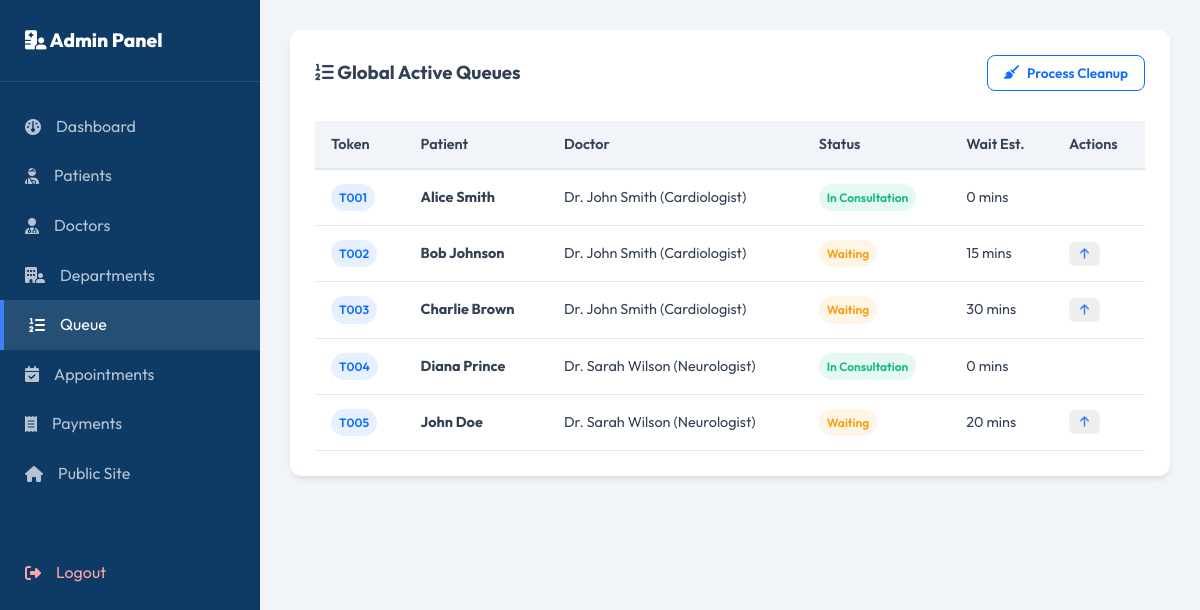
The page /admin/queue (signed in) on the database its author committed.
### models.py (models this page shows, shortened)
class QueueEntry(db.Model):
    __tablename__ = 'queue_entries'
    id = db.Column(db.Integer, primary_key=True)
    patient_id = db.Column(db.Integer, db.ForeignKey('users.id', ondelete='CASCADE'), nullable=False)
    doctor_id = db.Column(db.Integer, db.ForeignKey('users.id', ondelete='CASCADE'), nullable=False)
    appointment_id = db.Column(db.Integer, db.ForeignKey('appointments.id', ondelete='SET NULL'), nullable=True)
    position = db.Column(db.Integer, nullable=False)
    status = db.Column(db.String(20), default="waiting")  # 'waiting', 'in_consultation', 'completed', 'skipped'
    check_in_time = db.Column(db.DateTime, default=datetime.utcnow)
    predicted_wait_time = db.Column(db.Integer, default=0)  # in minutes
    patient = db.relationship('User', foreign_keys=[patient_id], backref=db.backref('queue_entries_as_patient', cascade='all, delete'))
    doctor = db.relationship('User', foreign_keys=[doctor_id], backref=db.backref('queue_entries_as_doctor', cascade='all, delete'))
    appointment = db.relationship('Appointment', backref=db.backref('queue_entry', uselist=False))

class User(UserMixin, db.Model):
    __tablename__ = 'users'
    id = db.Column(db.Integer, primary_key=True)
    username = db.Column(db.String(80), unique=True, nullable=False)
    email = db.Column(db.String(120), unique=True, nullable=False)
    password_hash = db.Column(db.String(256), nullable=False)
    role = db.Column(db.String(20), nullable=False)  # 'patient', 'doctor', 'admin'
    name = db.Column(db.String(100), nullable=False)

class DoctorProfile(db.Model):
    __tablename__ = 'doctor_profiles'
    id = db.Column(db.Integer, primary_key=True)
    user_id = db.Column(db.Integer, db.ForeignKey('users.id', ondelete='CASCADE'), nullable=False)
    hospital_id = db.Column(db.Integer, db.ForeignKey('hospitals.id', ondelete='SET NULL'), nullable=True)
    specialty = db.Column(db.String(100), nullable=False)
    experience = db.Column(db.Integer, default=5)
    consultation_fee = db.Column(db.Float, default=500.0)
    rating = db.Column(db.Float, default=5.0)
    latitude = db.Column(db.Float, nullable=True)
    longitude = db.Column(db.Float, nullable=True)
    room_number = db.Column(db.String(20), nullable=True)
    available_from = db.Column(db.String(5), default="09:00")
    available_to = db.Column(db.String(5), default="17:00")
    user = db.relationship('User', backref=db.backref('doctor_profile', uselist=False, cascade='all, delete-orphan'))

### routes/admin.py (the view)
    def decorated_function(*args, **kwargs):
        if not current_user.is_authenticated or current_user.role != 'admin':
            flash("Unauthorized access.", "danger")
            return redirect(url_for('dash.index'))
        return f(*args, **kwargs)

### routes/admin.py (called while the page is built)
def admin_required(f):
    def decorated_function(*args, **kwargs):
        if not current_user.is_authenticated or current_user.role != 'admin':
            flash("Unauthorized access.", "danger")
            return redirect(url_for('dash.index'))
        return f(*args, **kwargs)
    decorated_function.__name__ = f.__name__
    return decorated_function

@admin_bp.route('/queue')
@login_required
@admin_required
def queue():
    active_entries = QueueEntry.query.filter(QueueEntry.status.in_(['waiting', 'in_consultation'])).all()
    return render_template('admin/queue.html', active_entries=active_entries)

### templates/admin/queue.html (shortened to what this page needs)
{% extends 'admin/base.html' %}
{% block content %}
<div class="admin-card">
    <div style="display: flex; justify-content: space-between; align-items: center; margin-bottom: 20px;">
        <h3><i class="fa-solid fa-list-ol"></i> Global Active Queues</h3>
        <form action="{{ url_for('admin.clear_completed_queues') }}" method="POST">
            <button type="submit" class="btn btn-outline btn-sm"><i class="fa-solid fa-broom"></i> Process Cleanup</button>
        </form>
    </div>
    <div class="table-responsive">
        <table class="table">
            <thead>
                <tr>
                    <th>Token</th>
                    <th>Patient</th>
                    <th>Doctor</th>
                    <th>Status</th>
                    <th>Wait Est.</th>
                    <th>Actions</th>
                </tr>
            </thead>
            <tbody>
                {% for entry in active_entries %}
                <tr>
                    <td><span class="badge badge-primary">T{{ '%03d' % entry.id }}</span></td>
                    <td><strong>{{ entry.patient.name }}</strong></td>
                    <td>{{ entry.doctor.name }} ({{ entry.doctor.doctor_profile.specialty }})</td>
                    <td>
                        <span class="badge badge-{{ 'success' if entry.status == 'in_consultation' else 'warning' }}">
                            {{ entry.status | replace('_', ' ') | title }}
                        </span>
                    </td>
                    <td>{{ entry.predicted_wait_time }} mins</td>
                    <td>
                        {% if entry.status == 'waiting' %}
                        <form action="{{ url_for('dash.bump_priority', entry_id=entry.id) }}" method="POST" style="display:inline;">
                            <button type="submit" class="btn btn-xs" style="color: #3b82f6;" title="Bump to Next"><i class="fa-solid fa-arrow-up"></i></button>
                        </form>
                        {% endif %}
                    </td>
                </tr>
                {% endfor %}
            </tbody>
        </table>
    </div>
</div>
{% endblock %}

### static/css/style.css (style rules this page uses)
:root { --primary: #0d6efd; --primary-hover: #084298; --primary-light: rgba(13, 110, 253, 0.08); --secondary: #0d3b66; --success: #10b981; --warning: #f59e0b; --danger: #ef4444; --info: #06b6d4; --dark: #0f172a; --light: #f8fbff; --white: #ffffff; --slate-100: #f1f5f9; --slate-200: #e2e8f0; --slate-300: #cbd5e1; --slate-500: #64748b; --slate-700: #334155; --shadow-sm: 0 1px 2px 0 rgba(0, 0, 0, 0.05); --shadow: 0 4px 6px -1px rgba(0, 0, 0, 0.1), 0 2px 4px -2px rgba(0, 0, 0, 0.1); --shadow-lg: 0 10px 25px -3px rgba(0, 0, 0, 0.05), 0 4px 6px -4px rgba(0, 0, 0, 0.05); --shadow-xl: 0 20px 25px -5px rgba(0, 0, 0, 0.08), 0 8px 10px -6px rgba(0, 0, 0, 0.08); --transition: all 0.3s cubic-bezier(0.4, 0, 0.2, 1); --font: 'Outfit', sans-serif; }
* { margin: 0; padding: 0; box-sizing: border-box; }
body { font-family: var(--font); background-color: var(--light); color: var(--slate-700); line-height: 1.6; min-height: 100vh; display: flex; flex-direction: column; }
.btn { display: inline-flex; align-items: center; justify-content: center; gap: 8px; font-family: var(--font); font-weight: 600; padding: 12px 24px; border-radius: 10px; border: 1px solid transparent; cursor: pointer; transition: var(--transition); font-size: 0.95rem; }
.btn-outline { background-color: transparent; border-color: var(--primary); color: var(--primary); }
.btn-sm { padding: 8px 16px; font-size: 0.85rem; border-radius: 8px; }
.btn-xs { padding: 5px 10px; font-size: 0.75rem; border-radius: 6px; }
.table-responsive { overflow-x: auto; width: 100%; }
.table { width: 100%; border-collapse: collapse; margin-top: 10px; font-size: 0.9rem; text-align: left; }
.table th { background-color: var(--slate-100); color: var(--slate-700); font-weight: 600; padding: 12px 16px; border-bottom: 2px solid var(--slate-200); }
.table td { padding: 14px 16px; border-bottom: 1px solid var(--slate-200); }
.badge { display: inline-flex; align-items: center; padding: 4px 8px; border-radius: 50px; font-size: 0.75rem; font-weight: 600; }
.badge-primary { background-color: rgba(13, 110, 253, 0.1); color: var(--primary); }
.badge-success { background-color: rgba(16, 185, 129, 0.1); color: var(--success); }
.badge-warning { background-color: rgba(245, 158, 11, 0.1); color: var(--warning); }

### templates/admin/base.html (style rules this page uses)
body { display: flex; min-height: 100vh; background: #f1f5f9; }
.admin-card { background: white; border-radius: 12px; padding: 25px; box-shadow: 0 4px 6px -1px rgba(0,0,0,0.1); margin-bottom: 30px; }

### rows shown on the page
QueueEntry: id "001", patient.name "Alice Smith", doctor.name "Dr. John Smith", doctor.doctor_profile.specialty "Cardiologist", status "In Consultation", predicted_wait_time "0"
QueueEntry: id "002", patient.name "Bob Johnson", doctor.name "Dr. John Smith", doctor.doctor_profile.specialty "Cardiologist", status "Waiting", predicted_wait_time "15"
QueueEntry: id "003", patient.name "Charlie Brown", doctor.name "Dr. John Smith", doctor.doctor_profile.specialty "Cardiologist", status "Waiting", predicted_wait_time "30"
QueueEntry: id "004", patient.name "Diana Prince", doctor.name "Dr. Sarah Wilson", doctor.doctor_profile.specialty "Neurologist", status "In Consultation", predicted_wait_time "0"
QueueEntry: id "005", patient.name "John Doe", doctor.name "Dr. Sarah Wilson", doctor.doctor_profile.specialty "Neurologist", status "Waiting", predicted_wait_time "20"
